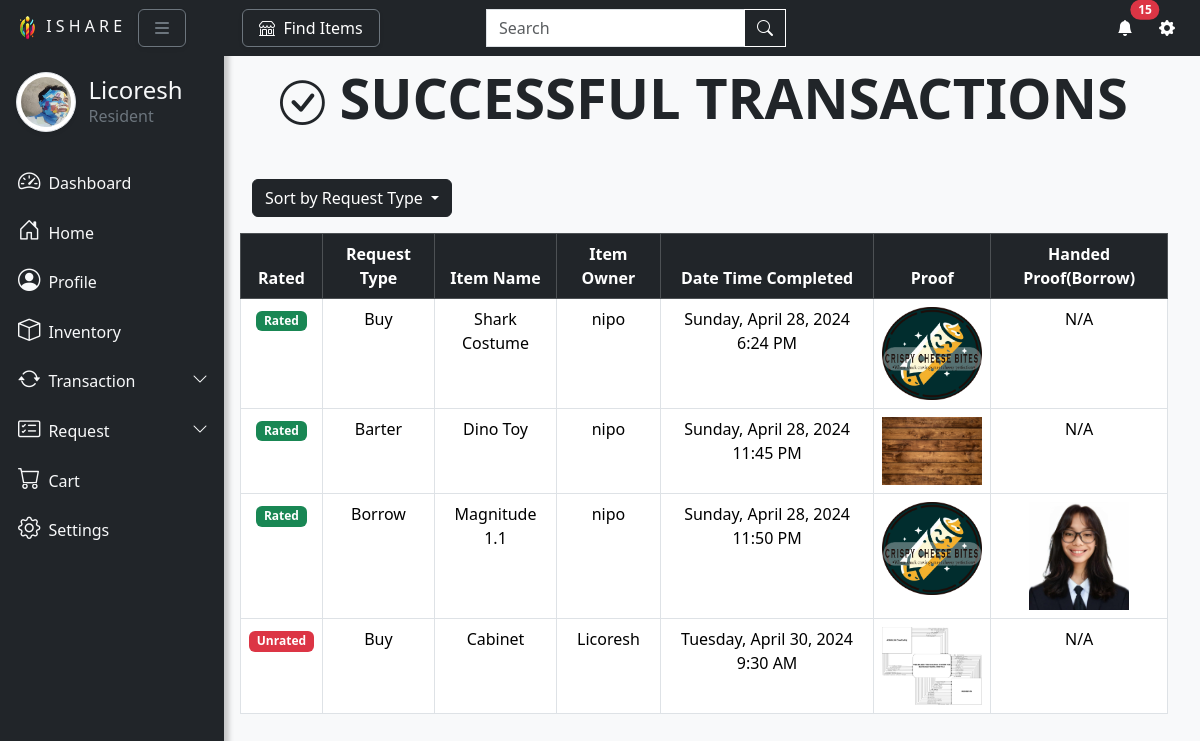
The app's page /htdocs/tranSuccessful.php (signed in) with its own data.
### tables this page shows
CREATE TABLE `user` (
  `userID` int(11) NOT NULL AUTO_INCREMENT,
  `firstName` varchar(45) NOT NULL,
  `middleName` varchar(45) DEFAULT NULL,
  `lastName` varchar(45) NOT NULL,
  `contactNumber` varchar(45) NOT NULL,
  `zone` varchar(45) NOT NULL,
  `purok` varchar(45) NOT NULL,
  `dateJoined` datetime NOT NULL,
  `userEmail` varchar(45) NOT NULL,
  `status` varchar(45) DEFAULT NULL,
  `username` varchar(45) NOT NULL,
  `password` varchar(250) NOT NULL,
  `recoveryNumber` int(45) DEFAULT NULL,
  `recentPassword` varchar(45) DEFAULT NULL,
  `userImage_path` varchar(45) DEFAULT NULL,
  `verifyImage_path` varchar(45) DEFAULT NULL,
  `birthDay` datetime DEFAULT NULL,
  `userReports` int(11) DEFAULT NULL,
  `hiddenTran` varchar(20) DEFAULT 'Yes',
  `hiddenItem` varchar(20) DEFAULT 'Yes',
  PRIMARY KEY (`userID`),
  UNIQUE KEY `username_UNIQUE` (`username`),
  UNIQUE KEY `userImage_path_UNIQUE` (`userImage_path`),
  UNIQUE KEY `verifyImage_path_UNIQUE` (`verifyImage_path`),
  UNIQUE KEY `recoveryNumber_UNIQUE` (`recoveryNumber`)
);

CREATE TABLE `Request` (
  `requestID` int(11) NOT NULL AUTO_INCREMENT,
  `status` varchar(45) NOT NULL,
  `requestType` varchar(45) NOT NULL,
  `request_DateTime` datetime NOT NULL,
  `request_DateTimeClosed` datetime DEFAULT NULL,
  `userID` int(11) NOT NULL,
  `itemID` int(11) NOT NULL,
  `dismiss` varchar(10) DEFAULT NULL,
  `incomingDismiss` varchar(10) DEFAULT NULL,
  `remove` varchar(30) DEFAULT NULL,
  `complete` varchar(30) DEFAULT NULL,
  `quantity` int(20) DEFAULT NULL,
  `failed` varchar(30) DEFAULT NULL,
  `ownerSuccess` varchar(50) DEFAULT NULL,
  `requesterSuccess` varchar(50) DEFAULT NULL,
  `requesterTranDismiss` varchar(20) DEFAULT NULL,
  `ownerTranDismiss` varchar(20) DEFAULT NULL,
  `meetDissmiss` varchar(20) DEFAULT NULL,
  `rated` varchar(20) DEFAULT NULL,
  PRIMARY KEY (`requestID`),
  KEY `fk_Request_User1_idx` (`userID`),
  KEY `fk_Request_Item1_idx` (`itemID`),
  CONSTRAINT `fk_Request_Item1` FOREIGN KEY (`itemID`) REFERENCES `item` (`itemID`) ON DELETE NO ACTION ON UPDATE NO ACTION,
  CONSTRAINT `fk_Request_User1` FOREIGN KEY (`userID`) REFERENCES `user` (`userID`) ON DELETE NO ACTION ON UPDATE NO ACTION
);

CREATE TABLE `item` (
  `itemID` int(11) NOT NULL AUTO_INCREMENT,
  `itemName` varchar(45) NOT NULL,
  `ItemDescription` varchar(84) NOT NULL,
  `category` varchar(45) NOT NULL,
  `itemImage_path` varchar(45) NOT NULL,
  `buyPrice` float DEFAULT NULL,
  `userID` int(11) NOT NULL,
  `borrowPrice` float DEFAULT NULL,
  `borrowDuration` int(3) DEFAULT NULL,
  `itemQuantity` int(11) NOT NULL,
  `DateTimePosted` datetime NOT NULL,
  `itemAvailability` varchar(45) NOT NULL,
  `requestType` varchar(45) NOT NULL,
  `itemReports` int(11) DEFAULT NULL,
  PRIMARY KEY (`itemID`),
  UNIQUE KEY `itemImage_path_UNIQUE` (`itemImage_path`),
  KEY `fk_Item_User1_idx` (`userID`),
  CONSTRAINT `item_ibfk_2` FOREIGN KEY (`userID`) REFERENCES `user` (`userID`) ON DELETE NO ACTION ON UPDATE NO ACTION
);

### htdocs/tranSuccessful.php (the view, shortened to what the rows shown need)
<?php
include "nav.php";
?>
<!DOCTYPE html>
<html lang="en">
<head>
</head>
<body>
    <div class="page-content" id="content">
        <div class="container">
            <div class="row">
                <div class="col">
                    <div class="d-none d-md-block text-dark">
                        <h1 class="display-4 fw-bold text-dark text-center mt-3 mb-0"><i class="bi bi-check-circle" style="font-size: 2.8rem;"></i> SUCCESSFUL TRANSACTIONS</h1>
                        <br>
                    </div>
                </div>
            </div>
            <br>
            <div class="row mb-3">
                <?php
                $query = "SELECT r.requestID, r.requestType, i.itemName, u.username AS itemOwner, r.rated AS rated,
             (CASE
              WHEN r.requestType = 'Barter' THEN b.DateTimeCompleted
              WHEN r.requestType = 'Borrow' THEN bo.DateTimeCompleted
              WHEN r.requestType = 'Buy' THEN bu.DateTimeCompleted
              ELSE NULL
          END) AS DateTimeCompleted,
          (CASE
              WHEN r.requesterSuccess IS NOT NULL THEN r.requesterSuccess
              WHEN r.ownerSuccess IS NOT NULL THEN r.ownerSuccess
              ELSE 'N/A'
          END) AS Proof,
          (CASE
              WHEN bo.RequesterProof IS NOT NULL THEN bo.RequesterProof
              WHEN bo.OwnerProof IS NOT NULL THEN bo.OwnerProof
              ELSE 'N/A'
          END) AS ReturnProof
            FROM Request r
            JOIN item i ON r.itemID = i.itemID
            JOIN user u ON i.userID = u.userID
            LEFT JOIN barter b ON r.requestID = b.requestID
            LEFT JOIN borrow bo ON r.requestID = bo.requestID
            LEFT JOIN buy bu ON r.requestID = bu.requestID
            WHERE (r.userID = $user_id OR i.userID = $user_id)
            AND r.complete IS NOT NULL ";
                $result = $conn->query($query);
                if ($result->num_rows > 0) {
                ?>
                    <table class="table table-bordered table-border-2 table-hover mb-3 mt-3">
                        <thead>
                            <tr class="table-dark">
                                <th>Rated</th>
                                <th>Request Type</th>
                                <th>Item Name</th>
                                <th class="d-md-table-cell d-none">Item Owner</th>
                                <th class="d-md-table-cell d-none">Date Time Completed</th>
                                <th class="d-none d-md-table-cell">Proof</th>
                                <th class="d-none d-md-table-cell">Handed Proof(Borrow)</th>
                            </tr>
                        </thead>
                        <tbody>
                            <?php
                            while ($row = $result->fetch_assoc()) {
                                $requestDateTimeClosed = $row['DateTimeCompleted'] ? date('l, F j, Y g:i A', strtotime($row['DateTimeCompleted'])) : '';
                            ?>
                                <td>
                                    <?php
                                    $ratingText = $row['rated'] === 'yes' ? 'Rated' : 'Unrated';
                                    $ratingClass = $row['rated'] === 'yes' ? 'text-bg-success' : 'text-bg-danger';
                                    ?>
                                    <span class="badge <?php echo $ratingClass; ?>">
                                        <?php echo $ratingText; ?>
                                    </span>
                                </td>
                                <td data-bs-toggle="modal" data-bs-target="#<?php echo ($row['requestType'] == 'Barter') ? 'reqbartermodal' : (($row['requestType'] == 'Buy') ? 'reqBuyModal' : 'reqBorrowModal'); ?>" data-request-id="<?php echo $row['requestID']; ?>"><?php echo $row['requestType']; ?></td>
                                <td data-bs-toggle="modal" data-bs-target="#<?php echo ($row['requestType'] == 'Barter') ? 'reqbartermodal' : (($row['requestType'] == 'Buy') ? 'reqBuyModal' : 'reqBorrowModal'); ?>" data-request-id="<?php echo $row['requestID']; ?>"><?php echo $row['itemName']; ?></td>
                                <td class="d-md-table-cell d-none" data-bs-toggle="modal" data-bs-target="#<?php echo ($row['requestType'] == 'Barter') ? 'reqbartermodal' : (($row['requestType'] == 'Buy') ? 'reqBuyModal' : 'reqBorrowModal'); ?>" data-request-id="<?php echo $row['requestID']; ?>"><?php echo $row['itemOwner']; ?></td>
                                <td class="d-md-table-cell d-none" data-bs-toggle="modal" data-bs-target="#<?php echo ($row['requestType'] == 'Barter') ? 'reqbartermodal' : (($row['requestType'] == 'Buy') ? 'reqBuyModal' : 'reqBorrowModal'); ?>" data-request-id="<?php echo $row['requestID']; ?>"><?php echo $requestDateTimeClosed; ?></td>
                                <td class="d-none d-md-table-cell" data-bs-toggle="modal" data-bs-target="#<?php echo ($row['requestType'] == 'Barter') ? 'reqbartermodal' : (($row['requestType'] == 'Buy') ? 'reqBuyModal' : 'reqBorrowModal'); ?>" data-request-id="<?php echo $row['requestID']; ?>">
                                    <?php if ($row['Proof'] != 'N/A') {
                                        echo '<img src="proof/' . $row['Proof'] . '" alt="Proof" width="100">';
                                    } else {
                                        echo 'N/A';
                                    } ?>
                                </td>
                                <td class="d-none d-md-table-cell" data-bs-toggle="modal" data-bs-target="#<?php echo ($row['requestType'] == 'Barter') ? 'reqbartermodal' : (($row['requestType'] == 'Buy') ? 'reqBuyModal' : 'reqBorrowModal'); ?>" data-request-id="<?php echo $row['requestID']; ?>">
                                    <?php if ($row['ReturnProof'] != 'N/A') {
                                        echo '<img src="proof/' . $row['ReturnProof'] . '" alt="Proof" width="100">';
                                    } else {
                                        echo 'N/A';
                                    } ?>
                                </td>
                            <?php
                            }
                            ?>
                        </tbody>
                    </table>
                <?php
                }
                ?>
            </div>
        </div>
</body>
</html>

### htdocs/nav.php (shortened to what the rows shown need)
<?php
include "upper.php";
$user_id = $_SESSION['user_id'];
?>
<!doctype html>
<html lang="en">
<head>
    <link href="https://cdn.jsdelivr.net/npm/bootstrap@5.3.2/dist/css/bootstrap.min.css" rel="stylesheet" />
    <link rel="stylesheet" href="https://cdn.jsdelivr.net/npm/bootstrap-icons@1.5.0/font/bootstrap-icons.css">
    <link rel="stylesheet" href="https://cdnjs.cloudflare.com/ajax/libs/font-awesome/6.0.0-beta3/css/all.min.css" />
</head>
<body>
    <div class="vertical-nav bg-dark" id="sidebar">
        <div class="py-4 px-3">
            <br><br>
            <div class="media d-flex align-items-center"><img src="<?php echo !empty($itemImage_path) ? 'picture/' . $itemImage_path : 'picture/' . getUserProfilePicPaths($user_id); ?>" alt="..." style="width: 60px; height: 60px;" class="mr-3 rounded-circle img-thumbnail shadow-sm">
                <div class="media-body">
                    <h4 class="m-0 text-light">
                        <?php
                        $sql1 = "SELECT * FROM user WHERE userID = '$user_id'";
                        $result1 = $conn->query($sql1);
                        $user = $result1->fetch_assoc();
                        if ($user) {
                            echo '<h4 class="m-0 text-light">&nbsp;&nbsp;' . ucfirst($user['username']) . '</h4>';
                        } else {
                            echo '<h4 class="m-0 text-light">&nbsp;&nbsp;User not found</h4>';
                        }
                        ?></h4>
                    <p class="font-weight-light text-secondary mb-0">&nbsp;&nbsp; Resident</p>
                </div>
            </div>
        </div>
        <?php
        function getUserProfilePicPaths($user_id)
        {
            global $conn;
            $stmt = $conn->prepare("SELECT userImage_path FROM user WHERE userID = ?");
            $stmt->bind_param("i", $user_id);
            $stmt->execute();
            $stmt->bind_result($userImage_path);
            return isset($userImage_path) ? $userImage_path : "picture/default.png";
        }
        ?>
    </div>
</body>
</html>

### records on screen
user: userImage_path (picture), username "Licoresh"
request: rated "Rated", requestType "Buy", itemID.itemName "Shark Costume", user.username "nipo", requestDateTimeClosed "Sunday, April 28, 2024 6:24 PM", shows "N/A"
request: rated "Rated", requestType "Barter", itemID.itemName "Dino Toy", user.username "nipo", requestDateTimeClosed "Sunday, April 28, 2024 11:45 PM", shows a picture, shows "N/A"
request: rated "Rated", requestType "Borrow", itemID.itemName "Magnitude 1.1", user.username "nipo", requestDateTimeClosed "Sunday, April 28, 2024 11:50 PM"
request: rated "Unrated", requestType "Buy", itemID.itemName "Cabinet", user.username "Licoresh", requestDateTimeClosed "Tuesday, April 30, 2024 9:30 AM", shows a picture, shows "N/A"

### other values on screen
$total_unread_count "15"
